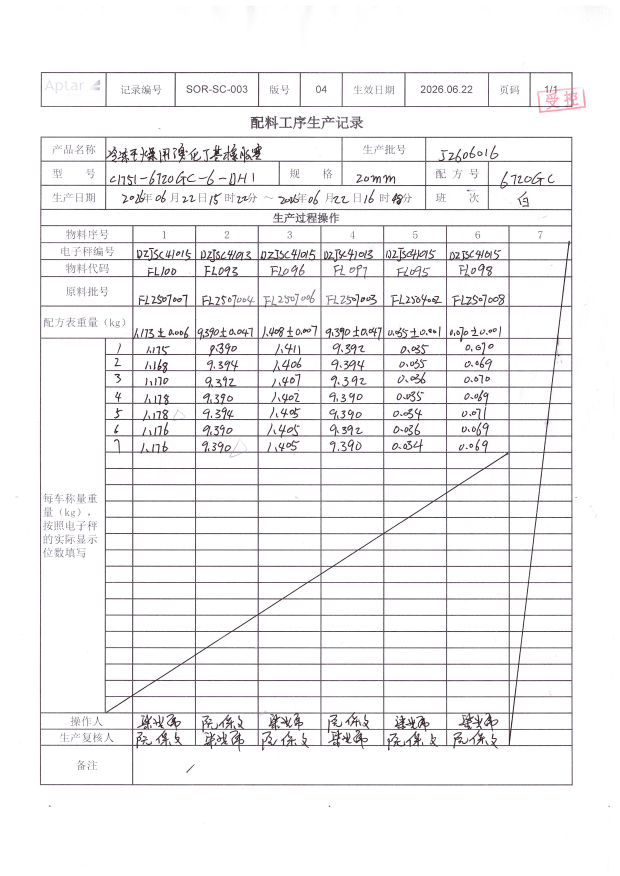
#> input picture ocr-service/sample.jpg, 2478 x 3504 px (shown at 1/4 size)
$ python -i align.py   (imports and definitions only)
#> lines starting #> are read from the running program, lines starting #| are printed output that depends on the picture; after the words box and inside, x2 and y2 are one past the last pixel; in counts of white or black regions, pixels touching at a corner belong together
#> further down, picture is the input picture: shape (3504, 2478, 3); mean B, G, R 242.5, 241.6, 242.6
import cv2
import numpy as np


def order_points(pts):
    """把四个角点按左上、右上、右下、左下排序。"""
    pts = np.array(pts, dtype="float32")
    s = pts.sum(axis=1)
    diff = np.diff(pts, axis=1)

    tl = pts[np.argmin(s)]      # 左上角 x+y 最小
    br = pts[np.argmax(s)]      # 右下角 x+y 最大
    tr = pts[np.argmin(diff)]   # 右上角 x-y 最小
    bl = pts[np.argmax(diff)]   # 左下角 x-y 最大
    return np.array([tl, tr, br, bl], dtype="float32")


def detect_table_corners(image, expected_aspect=None, aspect_tol=0.5):
    """
    在照片中检测最可能是表格的四边形四个角点。
    :param image: BGR 图片 (numpy array)
    :param expected_aspect: 表格宽/高比，例如 A4 竖版约 0.707；传 None 时自动按最大轮廓估计
    :param aspect_tol: 允许的长宽比偏差
    :return: 4x2 角点数组，如果没找到返回 None
    """
#> called with aspect_tol = 0.5
    if image is None or image.size == 0:
        return None

    orig_h, orig_w = image.shape[:2]
#> orig_h = 3504; orig_w = 2478
    # 先缩放到一个合适尺寸做边缘检测，避免原图过大
    scale = 800.0 / max(orig_w, orig_h)
#> scale = 0.228
    if scale < 1.0:
        resized = cv2.resize(image, None, fx=scale, fy=scale)
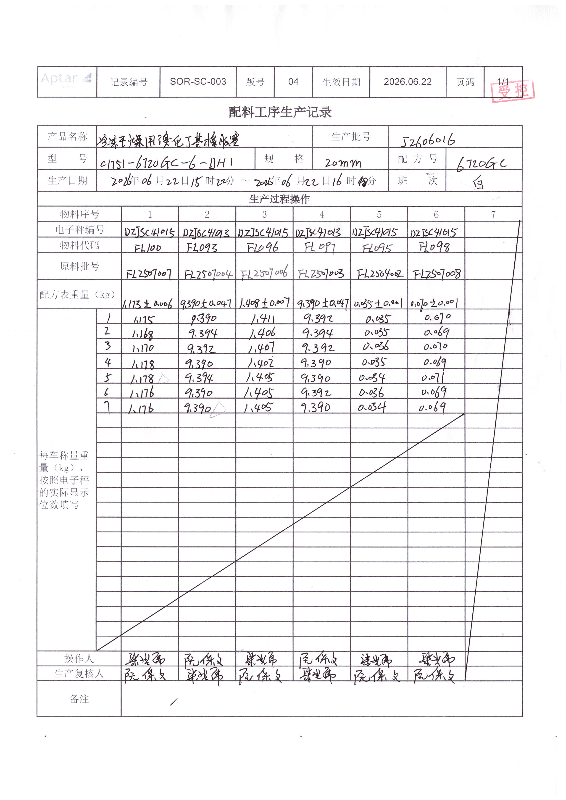
#> resized: shape (800, 566, 3); mean B, G, R 242.4, 241.5, 242.5
    else:
        resized = image.copy()
        scale = 1.0

    gray = cv2.cvtColor(resized, cv2.COLOR_BGR2GRAY)
    blurred = cv2.GaussianBlur(gray, (5, 5), 0)
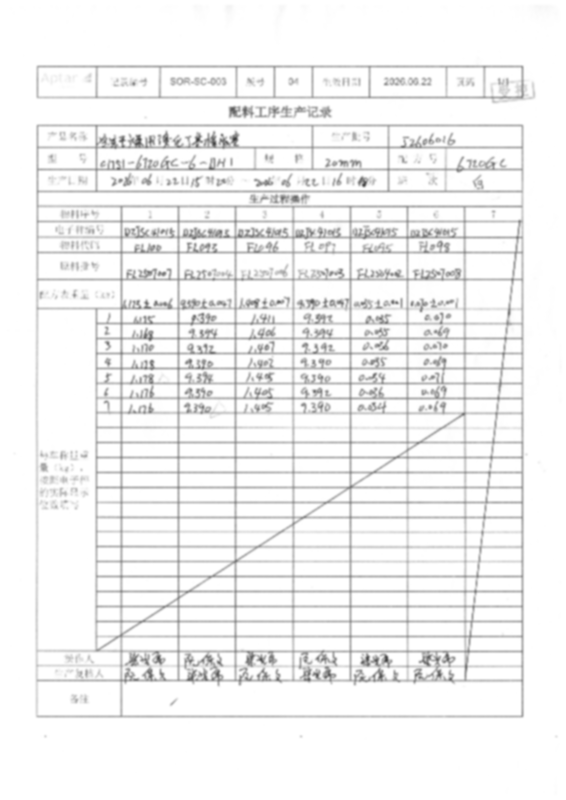
#> blurred: shape (800, 566); min 61, max 255, mean 241.9

    # 尝试 Canny 和自适应阈值两种方案，返回更合理的四边形
    candidates = []
    edged_variants = [
        cv2.Canny(blurred, 50, 150),
        cv2.adaptiveThreshold(blurred, 255, cv2.ADAPTIVE_THRESH_GAUSSIAN_C,
                              cv2.THRESH_BINARY_INV, 11, 2)
    ]
    # 对二值图做闭运算，把断开的外框线连起来，降低漏掉顶部标题行的概率
    kernel = cv2.getStructuringElement(cv2.MORPH_RECT, (5, 5))
    for i, edged in enumerate(edged_variants):
        if i == 1:
            edged = cv2.morphologyEx(edged, cv2.MORPH_CLOSE, kernel, iterations=2)
        cnts, _ = cv2.findContours(edged.copy(), cv2.RETR_EXTERNAL, cv2.CHAIN_APPROX_SIMPLE)
        cnts = sorted(cnts, key=cv2.contourArea, reverse=True)

        for c in cnts[:8]:
            peri = cv2.arcLength(c, True)
            approx = cv2.approxPolyDP(c, 0.02 * peri, True)
            if len(approx) == 4:
                pts = approx.reshape(4, 2).astype("float32")
                # 映射回原图坐标
                pts = pts / scale
                candidates.append(pts)
                break
#> this loop made 2 passes
#> pass 2, in detect_table_corners, `edged = cv2.morphologyEx(edged, cv2.MORPH_CLOSE, kernel, iterations=2)`:
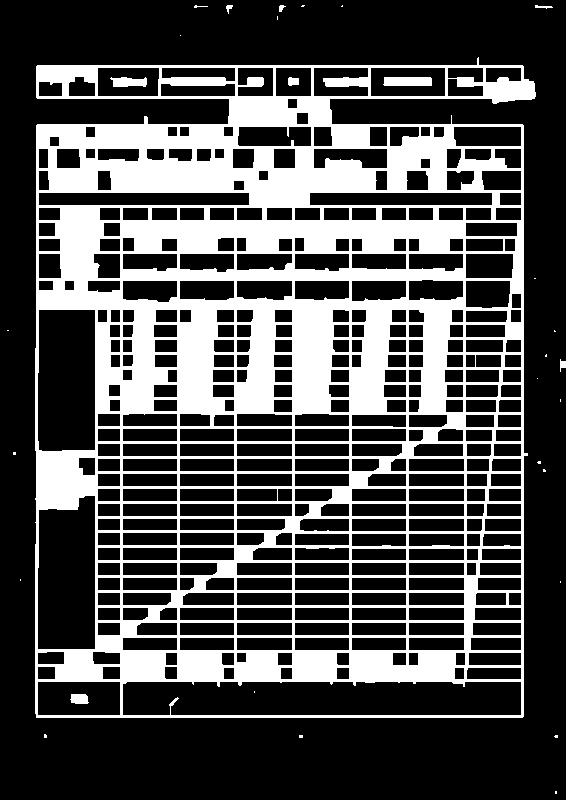
#> edged: shape (800, 566); 30.1% white; 30 white regions (21 under 20 px), largest, box (x1, y1, x2, y2) and area: (35, 57, 536, 718) 134827, (383, 77, 432, 86) 432, (110, 77, 147, 87) 290
#> after the loop, candidates = [[[162.1, 543.1], [157.7, 3140.5], [2286.4, 3140.5], [2290.7, 547.5]], [[1309.6, 3219.3], [1309.6, 3228.1], [1322.8, 3228.1], [1322.8, 3219.3]]]

    if not candidates:
        return None

    # 如果有预期长宽比，选最接近的；否则选面积最大（轮廓最显著）的
    # [7 lines left out: function aspect_ratio, not called in this run]

    if expected_aspect:
        best = min(candidates, key=lambda pts: abs(aspect_ratio(pts) - expected_aspect))
        if abs(aspect_ratio(best) - expected_aspect) > aspect_tol * expected_aspect:
            # 如果偏差过大，回退到最大轮廓
            best = max(candidates, key=lambda pts: cv2.contourArea(pts.astype(np.int32)))
    else:
        best = max(candidates, key=lambda pts: cv2.contourArea(pts.astype(np.int32)))
#> best = [[162.1, 543.1], [157.7, 3140.5], [2286.4, 3140.5], [2290.7, 547.5]]

    return order_points(best)
#> in order_points, `pts = np.array(pts, dtype="float32")`: pts has the same summary as best in detect_table_corners
#> in order_points, `s = pts.sum(axis=1)`: s = [705.2, 3298.1, 5426.8, 2838.2]
#> in order_points, `diff = np.diff(pts, axis=1)`: diff = [381.1, 2982.8, 854.1, -1743.2]
#> in order_points, `tl = pts[np.argmin(s)]`: tl = [162.1, 543.1]
#> in order_points, `br = pts[np.argmax(s)]`: br = [2286.4, 3140.5]
#> in order_points, `tr = pts[np.argmin(diff)]`: tr = [2290.7, 547.5]
#> in order_points, `bl = pts[np.argmax(diff)]`: bl = [157.7, 3140.5]


# [51 lines left out: functions warp_table, crop_cells, not called in this run]

>>> import cv2
>>> picture = cv2.imread('sample.jpg')
>>> result = detect_table_corners(picture)
#> result = [[162.1, 543.1], [2290.7, 547.5], [2286.4, 3140.5], [157.7, 3140.5]]
